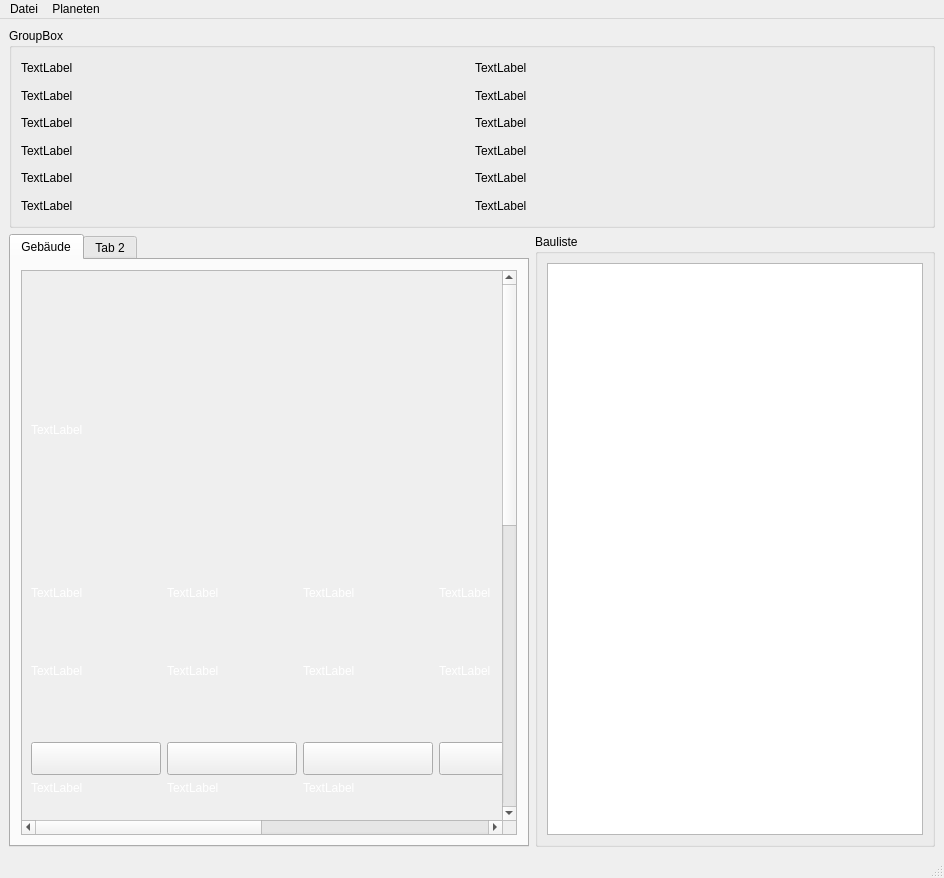
<?xml version="1.0" encoding="UTF-8"?>
<ui version="4.0">
 <class>MainWindow</class>
 <widget class="QMainWindow" name="MainWindow">
  <property name="geometry">
   <rect>
    <x>0</x>
    <y>0</y>
    <width>944</width>
    <height>878</height>
   </rect>
  </property>
  <property name="sizePolicy">
   <sizepolicy hsizetype="Fixed" vsizetype="Fixed">
    <horstretch>0</horstretch>
    <verstretch>0</verstretch>
   </sizepolicy>
  </property>
  <property name="minimumSize">
   <size>
    <width>300</width>
    <height>600</height>
   </size>
  </property>
  <property name="maximumSize">
   <size>
    <width>16777215</width>
    <height>16777215</height>
   </size>
  </property>
  <property name="windowTitle">
   <string>OGameBot</string>
  </property>
  <widget class="QWidget" name="centralwidget">
   <layout class="QGridLayout" name="gridLayout_4">
    <item row="1" column="0">
     <widget class="QTabWidget" name="tabRessources">
      <property name="styleSheet">
       <string notr="true">#tab, #tab_2 {
	border-image: url(resources/background.png);
 }
#ressourceScrollArea {
	border-image: url(resources/background.png);
}
QPushButton {
    border-image: url(resources/upgrade_button.png);
}
QPushButton:pressed {
    border-image: url(resources/upgrade_button_pressed.png);
}
QLabel {
	color: white;
}</string>
      </property>
      <property name="currentIndex">
       <number>0</number>
      </property>
      <widget class="QWidget" name="tab">
       <property name="sizePolicy">
        <sizepolicy hsizetype="Preferred" vsizetype="Preferred">
         <horstretch>0</horstretch>
         <verstretch>0</verstretch>
        </sizepolicy>
       </property>
       <attribute name="title">
        <string>Gebäude</string>
       </attribute>
       <layout class="QGridLayout" name="gridLayout_2">
        <property name="margin">
         <number>10</number>
        </property>
        <item row="0" column="0" colspan="2">
         <widget class="QScrollArea" name="scrollArea">
          <property name="widgetResizable">
           <bool>true</bool>
          </property>
          <widget class="QWidget" name="ressourceScrollArea">
           <property name="geometry">
            <rect>
             <x>-495</x>
             <y>-645</y>
             <width>970</width>
             <height>1193</height>
            </rect>
           </property>
           <layout class="QGridLayout" name="gridLayout_3" rowstretch="1,0,0,0,0,0,0,0,0,0,0,0,0,0">
            <item row="8" column="3">
             <widget class="QLabel" name="deuterium_storage_label">
              <property name="text">
               <string>TextLabel</string>
              </property>
             </widget>
            </item>
            <item row="5" column="5">
             <widget class="QLabel" name="fusion_plant_label">
              <property name="text">
               <string>TextLabel</string>
              </property>
             </widget>
            </item>
            <item row="5" column="1">
             <widget class="QLabel" name="metal_mine_label">
              <property name="text">
               <string>TextLabel</string>
              </property>
             </widget>
            </item>
            <item row="5" column="6">
             <widget class="QLabel" name="solar_satellite_label">
              <property name="text">
               <string>TextLabel</string>
              </property>
             </widget>
            </item>
            <item row="5" column="2">
             <widget class="QLabel" name="crystal_mine_label">
              <property name="text">
               <string>TextLabel</string>
              </property>
             </widget>
            </item>
            <item row="8" column="1">
             <widget class="QLabel" name="metal_storage_label">
              <property name="text">
               <string>TextLabel</string>
              </property>
             </widget>
            </item>
            <item row="7" column="2">
             <widget class="QPushButton" name="b_crystal_mine">
              <property name="minimumSize">
               <size>
                <width>0</width>
                <height>33</height>
               </size>
              </property>
              <property name="text">
               <string/>
              </property>
             </widget>
            </item>
            <item row="7" column="6">
             <widget class="QPushButton" name="b_solar_satellite">
              <property name="minimumSize">
               <size>
                <width>0</width>
                <height>33</height>
               </size>
              </property>
              <property name="text">
               <string/>
              </property>
             </widget>
            </item>
            <item row="10" column="3">
             <widget class="QPushButton" name="b_deuterium_storage">
              <property name="minimumSize">
               <size>
                <width>0</width>
                <height>33</height>
               </size>
              </property>
              <property name="text">
               <string/>
              </property>
             </widget>
            </item>
            <item row="6" column="2">
             <widget class="QLabel" name="crystal_mine">
              <property name="minimumSize">
               <size>
                <width>130</width>
                <height>130</height>
               </size>
              </property>
              <property name="maximumSize">
               <size>
                <width>150</width>
                <height>150</height>
               </size>
              </property>
              <property name="text">
               <string>TextLabel</string>
              </property>
             </widget>
            </item>
            <item row="6" column="4">
             <widget class="QLabel" name="solar_plant">
              <property name="minimumSize">
               <size>
                <width>130</width>
                <height>130</height>
               </size>
              </property>
              <property name="maximumSize">
               <size>
                <width>150</width>
                <height>150</height>
               </size>
              </property>
              <property name="text">
               <string>TextLabel</string>
              </property>
             </widget>
            </item>
            <item row="10" column="1">
             <widget class="QPushButton" name="b_metal_storage">
              <property name="minimumSize">
               <size>
                <width>0</width>
                <height>33</height>
               </size>
              </property>
              <property name="text">
               <string/>
              </property>
             </widget>
            </item>
            <item row="9" column="1">
             <widget class="QLabel" name="metal_storage">
              <property name="minimumSize">
               <size>
                <width>130</width>
                <height>130</height>
               </size>
              </property>
              <property name="maximumSize">
               <size>
                <width>150</width>
                <height>150</height>
               </size>
              </property>
              <property name="text">
               <string>TextLabel</string>
              </property>
             </widget>
            </item>
            <item row="6" column="1">
             <widget class="QLabel" name="metal_mine">
              <property name="minimumSize">
               <size>
                <width>130</width>
                <height>130</height>
               </size>
              </property>
              <property name="maximumSize">
               <size>
                <width>150</width>
                <height>150</height>
               </size>
              </property>
              <property name="text">
               <string>TextLabel</string>
              </property>
             </widget>
            </item>
            <item row="7" column="4">
             <widget class="QPushButton" name="b_solar_plant">
              <property name="minimumSize">
               <size>
                <width>0</width>
                <height>33</height>
               </size>
              </property>
              <property name="text">
               <string/>
              </property>
             </widget>
            </item>
            <item row="10" column="2">
             <widget class="QPushButton" name="b_crystal_storage">
              <property name="minimumSize">
               <size>
                <width>0</width>
                <height>33</height>
               </size>
              </property>
              <property name="text">
               <string/>
              </property>
             </widget>
            </item>
            <item row="7" column="5">
             <widget class="QPushButton" name="b_fusion_plant">
              <property name="minimumSize">
               <size>
                <width>0</width>
                <height>33</height>
               </size>
              </property>
              <property name="text">
               <string/>
              </property>
             </widget>
            </item>
            <item row="6" column="5">
             <widget class="QLabel" name="fusion_plant">
              <property name="minimumSize">
               <size>
                <width>130</width>
                <height>130</height>
               </size>
              </property>
              <property name="maximumSize">
               <size>
                <width>150</width>
                <height>150</height>
               </size>
              </property>
              <property name="text">
               <string>TextLabel</string>
              </property>
             </widget>
            </item>
            <item row="9" column="3">
             <widget class="QLabel" name="deuterium_storage">
              <property name="minimumSize">
               <size>
                <width>130</width>
                <height>130</height>
               </size>
              </property>
              <property name="maximumSize">
               <size>
                <width>150</width>
                <height>150</height>
               </size>
              </property>
              <property name="text">
               <string>TextLabel</string>
              </property>
             </widget>
            </item>
            <item row="9" column="2">
             <widget class="QLabel" name="crystal_storage">
              <property name="minimumSize">
               <size>
                <width>130</width>
                <height>130</height>
               </size>
              </property>
              <property name="maximumSize">
               <size>
                <width>150</width>
                <height>150</height>
               </size>
              </property>
              <property name="text">
               <string>TextLabel</string>
              </property>
             </widget>
            </item>
            <item row="7" column="3">
             <widget class="QPushButton" name="b_deuterium_mine">
              <property name="minimumSize">
               <size>
                <width>0</width>
                <height>33</height>
               </size>
              </property>
              <property name="text">
               <string/>
              </property>
             </widget>
            </item>
            <item row="6" column="6">
             <widget class="QLabel" name="solar_satellite">
              <property name="minimumSize">
               <size>
                <width>130</width>
                <height>130</height>
               </size>
              </property>
              <property name="maximumSize">
               <size>
                <width>150</width>
                <height>150</height>
               </size>
              </property>
              <property name="text">
               <string>TextLabel</string>
              </property>
             </widget>
            </item>
            <item row="6" column="3">
             <widget class="QLabel" name="deuterium_mine">
              <property name="minimumSize">
               <size>
                <width>130</width>
                <height>130</height>
               </size>
              </property>
              <property name="maximumSize">
               <size>
                <width>150</width>
                <height>150</height>
               </size>
              </property>
              <property name="text">
               <string>TextLabel</string>
              </property>
             </widget>
            </item>
            <item row="7" column="1">
             <widget class="QPushButton" name="b_metal_mine">
              <property name="minimumSize">
               <size>
                <width>0</width>
                <height>33</height>
               </size>
              </property>
              <property name="text">
               <string/>
              </property>
             </widget>
            </item>
            <item row="5" column="3">
             <widget class="QLabel" name="deuterium_mine_label">
              <property name="text">
               <string>TextLabel</string>
              </property>
             </widget>
            </item>
            <item row="8" column="2">
             <widget class="QLabel" name="crystal_storage_label">
              <property name="text">
               <string>TextLabel</string>
              </property>
             </widget>
            </item>
            <item row="5" column="4">
             <widget class="QLabel" name="solar_plant_label">
              <property name="text">
               <string>TextLabel</string>
              </property>
             </widget>
            </item>
            <item row="12" column="2">
             <widget class="QLabel" name="shipyard">
              <property name="minimumSize">
               <size>
                <width>130</width>
                <height>130</height>
               </size>
              </property>
              <property name="maximumSize">
               <size>
                <width>150</width>
                <height>150</height>
               </size>
              </property>
              <property name="text">
               <string>TextLabel</string>
              </property>
             </widget>
            </item>
            <item row="13" column="2">
             <widget class="QPushButton" name="b_metal_storage_3">
              <property name="minimumSize">
               <size>
                <width>0</width>
                <height>33</height>
               </size>
              </property>
              <property name="text">
               <string/>
              </property>
             </widget>
            </item>
            <item row="12" column="3">
             <widget class="QLabel" name="research_lab">
              <property name="minimumSize">
               <size>
                <width>130</width>
                <height>130</height>
               </size>
              </property>
              <property name="maximumSize">
               <size>
                <width>150</width>
                <height>150</height>
               </size>
              </property>
              <property name="text">
               <string>TextLabel</string>
              </property>
             </widget>
            </item>
            <item row="13" column="1">
             <widget class="QPushButton" name="b_metal_storage_2">
              <property name="minimumSize">
               <size>
                <width>0</width>
                <height>33</height>
               </size>
              </property>
              <property name="text">
               <string/>
              </property>
             </widget>
            </item>
            <item row="13" column="3">
             <widget class="QPushButton" name="b_metal_storage_4">
              <property name="minimumSize">
               <size>
                <width>0</width>
                <height>33</height>
               </size>
              </property>
              <property name="text">
               <string/>
              </property>
             </widget>
            </item>
            <item row="12" column="4">
             <widget class="QLabel" name="alliance_depot">
              <property name="minimumSize">
               <size>
                <width>130</width>
                <height>130</height>
               </size>
              </property>
              <property name="maximumSize">
               <size>
                <width>150</width>
                <height>150</height>
               </size>
              </property>
              <property name="text">
               <string>TextLabel</string>
              </property>
             </widget>
            </item>
            <item row="12" column="5">
             <widget class="QLabel" name="rocket_storage">
              <property name="minimumSize">
               <size>
                <width>130</width>
                <height>130</height>
               </size>
              </property>
              <property name="maximumSize">
               <size>
                <width>150</width>
                <height>150</height>
               </size>
              </property>
              <property name="text">
               <string>TextLabel</string>
              </property>
             </widget>
            </item>
            <item row="13" column="4">
             <widget class="QPushButton" name="b_metal_storage_5">
              <property name="minimumSize">
               <size>
                <width>0</width>
                <height>33</height>
               </size>
              </property>
              <property name="text">
               <string/>
              </property>
             </widget>
            </item>
            <item row="12" column="6">
             <widget class="QLabel" name="nanite_factory">
              <property name="minimumSize">
               <size>
                <width>130</width>
                <height>130</height>
               </size>
              </property>
              <property name="maximumSize">
               <size>
                <width>150</width>
                <height>150</height>
               </size>
              </property>
              <property name="text">
               <string>TextLabel</string>
              </property>
             </widget>
            </item>
            <item row="13" column="5">
             <widget class="QPushButton" name="b_metal_storage_6">
              <property name="minimumSize">
               <size>
                <width>0</width>
                <height>33</height>
               </size>
              </property>
              <property name="text">
               <string/>
              </property>
             </widget>
            </item>
            <item row="12" column="1">
             <widget class="QLabel" name="robotics">
              <property name="minimumSize">
               <size>
                <width>130</width>
                <height>130</height>
               </size>
              </property>
              <property name="maximumSize">
               <size>
                <width>150</width>
                <height>150</height>
               </size>
              </property>
              <property name="text">
               <string>TextLabel</string>
              </property>
             </widget>
            </item>
            <item row="4" column="1">
             <spacer name="verticalSpacer">
              <property name="orientation">
               <enum>Qt::Vertical</enum>
              </property>
              <property name="sizeHint" stdset="0">
               <size>
                <width>20</width>
                <height>40</height>
               </size>
              </property>
             </spacer>
            </item>
            <item row="13" column="6">
             <widget class="QPushButton" name="b_metal_storage_7">
              <property name="minimumSize">
               <size>
                <width>0</width>
                <height>33</height>
               </size>
              </property>
              <property name="text">
               <string/>
              </property>
             </widget>
            </item>
            <item row="0" column="1" colspan="7">
             <widget class="QLabel" name="planetViewRessources">
              <property name="minimumSize">
               <size>
                <width>654</width>
                <height>300</height>
               </size>
              </property>
              <property name="maximumSize">
               <size>
                <width>16777215</width>
                <height>16777215</height>
               </size>
              </property>
              <property name="sizeIncrement">
               <size>
                <width>0</width>
                <height>0</height>
               </size>
              </property>
              <property name="focusPolicy">
               <enum>Qt::WheelFocus</enum>
              </property>
              <property name="lineWidth">
               <number>1</number>
              </property>
              <property name="text">
               <string>TextLabel</string>
              </property>
             </widget>
            </item>
            <item row="11" column="1" colspan="7">
             <widget class="QLabel" name="planetViewStation">
              <property name="minimumSize">
               <size>
                <width>654</width>
                <height>300</height>
               </size>
              </property>
              <property name="maximumSize">
               <size>
                <width>16777215</width>
                <height>16777215</height>
               </size>
              </property>
              <property name="sizeIncrement">
               <size>
                <width>0</width>
                <height>0</height>
               </size>
              </property>
              <property name="focusPolicy">
               <enum>Qt::WheelFocus</enum>
              </property>
              <property name="lineWidth">
               <number>1</number>
              </property>
              <property name="text">
               <string>TextLabel</string>
              </property>
             </widget>
            </item>
            <item row="13" column="7">
             <widget class="QPushButton" name="b_metal_storage_8">
              <property name="minimumSize">
               <size>
                <width>0</width>
                <height>33</height>
               </size>
              </property>
              <property name="text">
               <string/>
              </property>
             </widget>
            </item>
            <item row="12" column="7">
             <widget class="QLabel" name="terra_former">
              <property name="minimumSize">
               <size>
                <width>130</width>
                <height>130</height>
               </size>
              </property>
              <property name="maximumSize">
               <size>
                <width>150</width>
                <height>150</height>
               </size>
              </property>
              <property name="text">
               <string>TextLabel</string>
              </property>
             </widget>
            </item>
            <item row="12" column="9">
             <spacer name="horizontalSpacer">
              <property name="orientation">
               <enum>Qt::Horizontal</enum>
              </property>
              <property name="sizeHint" stdset="0">
               <size>
                <width>40</width>
                <height>20</height>
               </size>
              </property>
             </spacer>
            </item>
           </layout>
          </widget>
         </widget>
        </item>
       </layout>
      </widget>
      <widget class="QWidget" name="tab_2">
       <attribute name="title">
        <string>Tab 2</string>
       </attribute>
      </widget>
     </widget>
    </item>
    <item row="0" column="0" colspan="3">
     <widget class="QGroupBox" name="groupBox_3">
      <property name="minimumSize">
       <size>
        <width>0</width>
        <height>200</height>
       </size>
      </property>
      <property name="title">
       <string>GroupBox</string>
      </property>
      <layout class="QGridLayout" name="gridLayout_7">
       <item row="0" column="0">
        <widget class="QLabel" name="label">
         <property name="text">
          <string>TextLabel</string>
         </property>
        </widget>
       </item>
       <item row="1" column="0">
        <widget class="QLabel" name="label_2">
         <property name="text">
          <string>TextLabel</string>
         </property>
        </widget>
       </item>
       <item row="2" column="0">
        <widget class="QLabel" name="label_3">
         <property name="text">
          <string>TextLabel</string>
         </property>
        </widget>
       </item>
       <item row="3" column="0">
        <widget class="QLabel" name="label_4">
         <property name="text">
          <string>TextLabel</string>
         </property>
        </widget>
       </item>
       <item row="4" column="0">
        <widget class="QLabel" name="label_5">
         <property name="text">
          <string>TextLabel</string>
         </property>
        </widget>
       </item>
       <item row="5" column="0">
        <widget class="QLabel" name="label_6">
         <property name="text">
          <string>TextLabel</string>
         </property>
        </widget>
       </item>
       <item row="0" column="1">
        <widget class="QLabel" name="label_7">
         <property name="text">
          <string>TextLabel</string>
         </property>
        </widget>
       </item>
       <item row="1" column="1">
        <widget class="QLabel" name="label_8">
         <property name="text">
          <string>TextLabel</string>
         </property>
        </widget>
       </item>
       <item row="2" column="1">
        <widget class="QLabel" name="label_9">
         <property name="text">
          <string>TextLabel</string>
         </property>
        </widget>
       </item>
       <item row="3" column="1">
        <widget class="QLabel" name="label_10">
         <property name="text">
          <string>TextLabel</string>
         </property>
        </widget>
       </item>
       <item row="4" column="1">
        <widget class="QLabel" name="label_11">
         <property name="text">
          <string>TextLabel</string>
         </property>
        </widget>
       </item>
       <item row="5" column="1">
        <widget class="QLabel" name="label_12">
         <property name="text">
          <string>TextLabel</string>
         </property>
        </widget>
       </item>
      </layout>
     </widget>
    </item>
    <item row="1" column="1" colspan="2">
     <widget class="QGroupBox" name="groupBox">
      <property name="sizePolicy">
       <sizepolicy hsizetype="Preferred" vsizetype="Preferred">
        <horstretch>0</horstretch>
        <verstretch>0</verstretch>
       </sizepolicy>
      </property>
      <property name="minimumSize">
       <size>
        <width>400</width>
        <height>0</height>
       </size>
      </property>
      <property name="title">
       <string>Bauliste</string>
      </property>
      <layout class="QGridLayout" name="gridLayout" columnstretch="0">
       <property name="leftMargin">
        <number>9</number>
       </property>
       <item row="0" column="0">
        <widget class="QListWidget" name="listWidget">
         <property name="minimumSize">
          <size>
           <width>0</width>
           <height>0</height>
          </size>
         </property>
        </widget>
       </item>
      </layout>
     </widget>
    </item>
   </layout>
  </widget>
  <widget class="QMenuBar" name="menubar">
   <property name="geometry">
    <rect>
     <x>0</x>
     <y>0</y>
     <width>944</width>
     <height>21</height>
    </rect>
   </property>
   <widget class="QMenu" name="menuFile">
    <property name="title">
     <string>Datei</string>
    </property>
   </widget>
   <widget class="QMenu" name="menuPlaneten">
    <property name="title">
     <string>Planeten</string>
    </property>
   </widget>
   <addaction name="menuFile"/>
   <addaction name="menuPlaneten"/>
  </widget>
  <widget class="QStatusBar" name="statusbar"/>
  <action name="actionExit">
   <property name="text">
    <string>Planet</string>
   </property>
  </action>
 </widget>
 <resources/>
 <connections/>
</ui>
